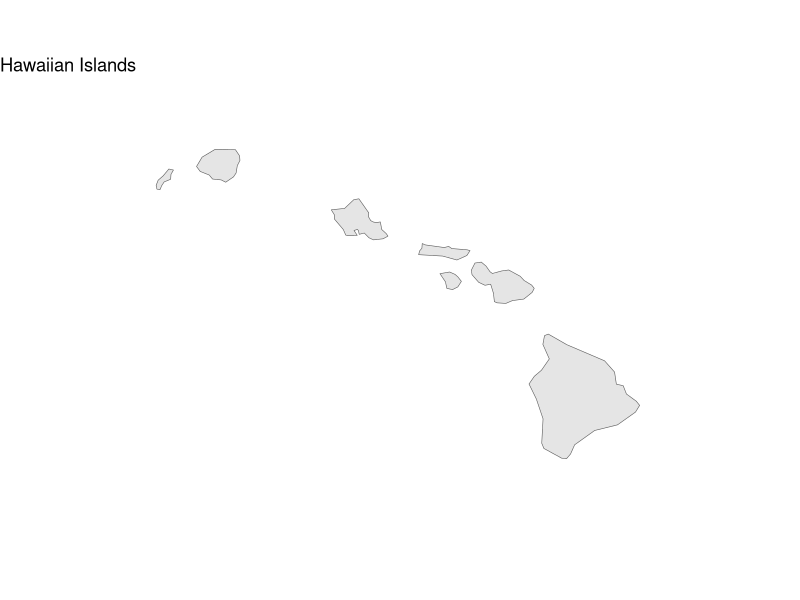

Recreate this plot in R. (Note: this script raises an error after producing the figure.)
## ---- chunk 1
library(tidyverse)
library(sf)
library(rnaturalearth)
library(rnaturalearthdata)
## ---- chunk 2
world <- ne_countries(scale = "medium", returnclass = "sf")
class(world)
## ---- chunk 3
ggplot(data = world) +
    geom_sf() +
    coord_sf(xlim = c(-162, -153), ylim = c(23, 18), expand = FALSE) +
    ggtitle("Hawaiian Islands")+
    theme_void()
## ---- chunk 4
states <- (ne_states(country = "United States of America"))
## ---- chunk 5
ggplot() +
    geom_sf(data = world) +
    geom_sf(data = states) +
    coord_sf(xlim = c(-162, -153), ylim = c(23, 18), expand = FALSE) +
    ggtitle("Hawaiian Islands")+
    theme_void()
## ---- chunk 6
df_layers_cultural
## ---- chunk 7
pacific_groups <- ne_download(
  scale = 50,
  type = "admin_0_pacific_groupings"
)
## ---- chunk 8
ggplot() +
  geom_sf(data = pacific_groups)+
  geom_sf(data = world) +
  geom_sf_text(data = world, aes(label = admin))+
coord_sf(crs = "+proj=ortho +lat_0=0 +lon_0=-160 ") +
  coord_sf(xlim = c(145, 175), ylim = c(-20, 5), expand = FALSE) +
  ggtitle("Solomon Islands", subtitle = "Showing Pacific Island Groupings")+
  theme_void()
## ---- chunk 9
# lakes
lakes50 <- ne_download(
  scale = 50, 
  type = "lakes", 
  category = "physical")
## ---- chunk 10
# rivers
rivers50 <- ne_download(
  scale = 50,
  type = "rivers_lake_centerlines",
  category = "physical",
  returnclass = "sf"
)
## ---- chunk 11
ggplot() +
    geom_sf(data = world) +
    geom_sf(data = states) +
    geom_sf(data = lakes50) +
    geom_sf(data = rivers50) +
    coord_sf(xlim = c(-162, -153), ylim = c(23, 18), expand = FALSE) +
    ggtitle("Hawaiian Islands")+
    theme_void()
## ---- chunk 12
ggplot() +
    geom_sf(data = world, fill = "lightgray") +
    geom_sf(data = states, fill = "antiquewhite1", size = 0.25) +
    geom_sf(data = lakes50, fill = "darkblue", color = "black") +
    geom_sf(data = rivers50, color = "lightblue", size = 0.15) +
    geom_sf_text(data = states, aes(label = name), size = 5, fontface = "bold", nudge_y = states$nudge_y) +
    coord_sf(xlim = c(-162, -153), ylim = c(23, 18), expand = FALSE) +
    ggtitle("Hawaiian Islands")+
    theme_void()
## ---- chunk 13
hawaii <- states %>%
  filter(name == "Hawaii")
## ---- chunk 14
ggplot() +
    geom_sf(data = world, fill = "lightgray") +
    geom_sf(data = states, fill = "cornsilk2", size = 0.25) +
    geom_sf(data = lakes50, fill = "darkblue", color = "black") +
    geom_sf(data = rivers50, color = "lightblue", size = 0.15) +
    geom_sf(data = hawaii, fill = "cornsilk2", color = "burlywood")+
    geom_text(data = states, aes(x = longitude, y = latitude, label = name), size = 5, fontface = "bold", nudge_y = states$nudge_y) +
    coord_sf(xlim = c(-160, -154), ylim = c(23, 18), expand = FALSE) +
    ggtitle("State of Hawaii", subtitle = "in the Pacific Ocean")+
    theme_void()
